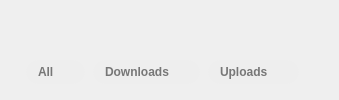
           <widget class="QWidget" name="pSearchHeaderInfo">
            <property name="styleSheet">
             <string notr="true">#wAllResults, #wDlResults, #wUlResults
{
   height: 24px;
   border-radius: 12px;
   background-color: #EEEEEE;
}

#wAllResults QLabel, #wDlResults QLabel, #wUlResults QLabel
{
   font-size: 12px;  
   color: #777777;
   font-weight: bold;
}

#wAllResults[selected = true], #wDlResults[selected=true], #wUlResults[selected=true]
{
  height: 24px;
  border-radius: 12px;
  background-color: #2BA6DE;
}

#wAllResults[selected = true] QLabel, #wDlResults[selected=true] QLabel, #wUlResults[selected=true] QLabel
{
  color: #FFFFFF;
}</string>
            </property>
            <layout class="QVBoxLayout" name="verticalLayout_4">
             <property name="spacing">
              <number>4</number>
             </property>
             <property name="sizeConstraint">
              <enum>QLayout::SetMinimumSize</enum>
             </property>
             <property name="leftMargin">
              <number>8</number>
             </property>
             <property name="topMargin">
              <number>0</number>
             </property>
             <property name="rightMargin">
              <number>0</number>
             </property>
             <property name="bottomMargin">
              <number>5</number>
             </property>
             <item alignment="Qt::AlignTop">
              <widget class="QLabel" name="lNbResults">
               <property name="sizePolicy">
                <sizepolicy hsizetype="Preferred" vsizetype="Preferred">
                 <horstretch>0</horstretch>
                 <verstretch>0</verstretch>
                </sizepolicy>
               </property>
               <property name="minimumSize">
                <size>
                 <width>0</width>
                 <height>0</height>
                </size>
               </property>
               <property name="maximumSize">
                <size>
                 <width>16777215</width>
                 <height>16777215</height>
                </size>
               </property>
               <property name="text">
                <string/>
               </property>
              </widget>
             </item>
             <item alignment="Qt::AlignTop">
              <widget class="QWidget" name="searchByTextTypeSelector" native="true">
               <property name="sizePolicy">
                <sizepolicy hsizetype="Preferred" vsizetype="Preferred">
                 <horstretch>0</horstretch>
                 <verstretch>0</verstretch>
                </sizepolicy>
               </property>
               <layout class="QHBoxLayout" name="searchByTypeLayout">
                <property name="spacing">
                 <number>8</number>
                </property>
                <property name="leftMargin">
                 <number>18</number>
                </property>
                <property name="topMargin">
                 <number>10</number>
                </property>
                <property name="rightMargin">
                 <number>0</number>
                </property>
                <property name="bottomMargin">
                 <number>10</number>
                </property>
                <item>
                 <widget class="QWidget" name="wAllResults" native="true">
                  <property name="sizePolicy">
                   <sizepolicy hsizetype="Preferred" vsizetype="Fixed">
                    <horstretch>0</horstretch>
                    <verstretch>0</verstretch>
                   </sizepolicy>
                  </property>
                  <property name="minimumSize">
                   <size>
                    <width>0</width>
                    <height>24</height>
                   </size>
                  </property>
                  <property name="maximumSize">
                   <size>
                    <width>16777215</width>
                    <height>24</height>
                   </size>
                  </property>
                  <property name="cursor">
                   <cursorShape>PointingHandCursor</cursorShape>
                  </property>
                  <property name="focusPolicy">
                   <enum>Qt::StrongFocus</enum>
                  </property>
                  <layout class="QHBoxLayout" name="horizontalLayout_18">
                   <property name="spacing">
                    <number>12</number>
                   </property>
                   <property name="leftMargin">
                    <number>12</number>
                   </property>
                   <property name="topMargin">
                    <number>0</number>
                   </property>
                   <property name="rightMargin">
                    <number>12</number>
                   </property>
                   <property name="bottomMargin">
                    <number>0</number>
                   </property>
                   <item alignment="Qt::AlignLeft">
                    <widget class="QLabel" name="lAllResults">
                     <property name="focusPolicy">
                      <enum>Qt::NoFocus</enum>
                     </property>
                     <property name="text">
                      <string>All</string>
                     </property>
                    </widget>
                   </item>
                   <item>
                    <widget class="QLabel" name="lAllResultsCounter">
                     <property name="text">
                      <string/>
                     </property>
                    </widget>
                   </item>
                  </layout>
                 </widget>
                </item>
                <item>
                 <widget class="QWidget" name="wDlResults" native="true">
                  <property name="sizePolicy">
                   <sizepolicy hsizetype="Preferred" vsizetype="Fixed">
                    <horstretch>0</horstretch>
                    <verstretch>0</verstretch>
                   </sizepolicy>
                  </property>
                  <property name="minimumSize">
                   <size>
                    <width>0</width>
                    <height>24</height>
                   </size>
                  </property>
                  <property name="maximumSize">
                   <size>
                    <width>16777215</width>
                    <height>24</height>
                   </size>
                  </property>
                  <property name="cursor">
                   <cursorShape>PointingHandCursor</cursorShape>
                  </property>
                  <property name="focusPolicy">
                   <enum>Qt::StrongFocus</enum>
                  </property>
                  <layout class="QHBoxLayout" name="horizontalLayout_19">
                   <property name="spacing">
                    <number>12</number>
                   </property>
                   <property name="leftMargin">
                    <number>12</number>
                   </property>
                   <property name="topMargin">
                    <number>0</number>
                   </property>
                   <property name="rightMargin">
                    <number>12</number>
                   </property>
                   <property name="bottomMargin">
                    <number>0</number>
                   </property>
                   <item alignment="Qt::AlignLeft">
                    <widget class="QLabel" name="lDlResults">
                     <property name="text">
                      <string>Downloads</string>
                     </property>
                    </widget>
                   </item>
                   <item>
                    <widget class="QLabel" name="lDlResultsCounter">
                     <property name="text">
                      <string/>
                     </property>
                    </widget>
                   </item>
                  </layout>
                 </widget>
                </item>
                <item>
                 <widget class="QWidget" name="wUlResults" native="true">
                  <property name="sizePolicy">
                   <sizepolicy hsizetype="Preferred" vsizetype="Fixed">
                    <horstretch>0</horstretch>
                    <verstretch>0</verstretch>
                   </sizepolicy>
                  </property>
                  <property name="minimumSize">
                   <size>
                    <width>0</width>
                    <height>24</height>
                   </size>
                  </property>
                  <property name="maximumSize">
                   <size>
                    <width>16777215</width>
                    <height>24</height>
                   </size>
                  </property>
                  <property name="cursor">
                   <cursorShape>PointingHandCursor</cursorShape>
                  </property>
                  <property name="focusPolicy">
                   <enum>Qt::StrongFocus</enum>
                  </property>
                  <layout class="QHBoxLayout" name="horizontalLayout_20">
                   <property name="spacing">
                    <number>12</number>
                   </property>
                   <property name="leftMargin">
                    <number>12</number>
                   </property>
                   <property name="topMargin">
                    <number>0</number>
                   </property>
                   <property name="rightMargin">
                    <number>12</number>
                   </property>
                   <property name="bottomMargin">
                    <number>0</number>
                   </property>
                   <item alignment="Qt::AlignLeft">
                    <widget class="QLabel" name="lUlResults">
                     <property name="text">
                      <string>Uploads</string>
                     </property>
                    </widget>
                   </item>
                   <item>
                    <widget class="QLabel" name="lUlResultsCounter">
                     <property name="text">
                      <string/>
                     </property>
                    </widget>
                   </item>
                  </layout>
                 </widget>
                </item>
                <item>
                 <spacer name="horizontalSpacer_15">
                  <property name="orientation">
                   <enum>Qt::Horizontal</enum>
                  </property>
                  <property name="sizeHint" stdset="0">
                   <size>
                    <width>40</width>
                    <height>20</height>
                   </size>
                  </property>
                 </spacer>
                </item>
               </layout>
              </widget>
             </item>
            </layout>
           </widget>
